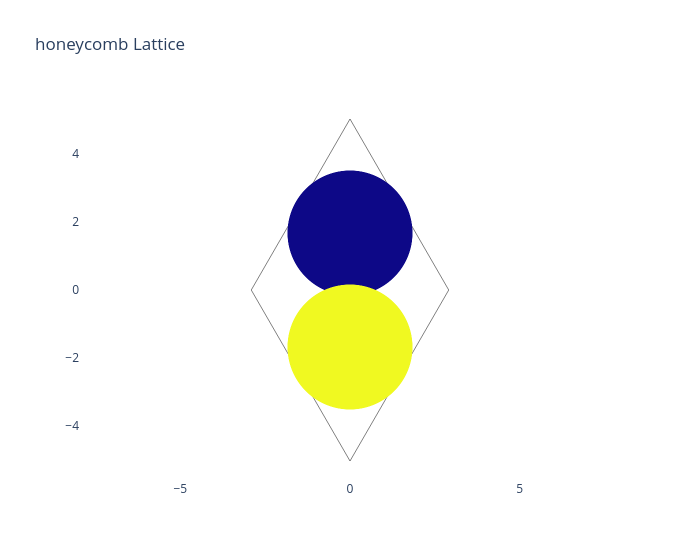

The cell this chart's notebook holds for it:
### Markdown cell above
# Tightbinding simulation of a polaritonic topological insulator

In this notebook, we propose to recreate topological insulator proposed in this [article](https://journals.aps.org/prl/abstract/10.1103/PhysRevLett.114.116401).

The lattice described is a polariton honeycomb lattice with non-zero Zeeman splitting and Spin-orbit coupling. This 4-band model hosts a topologically non-trivial phase when the Zeeman splitting is stronger than the sublattice energy difference, which we propose to demonstrate here.

## Building the lattice

### Code cell
from tightbinding.geometry import Orbital, Site, Unitcell, Lattice

a = 2.4

plus_orbital = Orbital('+')
minus_orbital = Orbital('-')

a = 3.36 # Lattice constant used in the main article describing this work
a_site = Site('A', [0, a/2], [minus_orbital, plus_orbital])
b_site = Site('B', [0, -a/2], [minus_orbital, plus_orbital])

a1 = [-3**0.5/2 * a, 3/2 * a] # 1st lattice vector
a2 = [3**0.5/2 * a, 3/2 * a] # 2nd lattice vector
uc = Unitcell("honeycomb", [a1, a2])
uc.add_site([a_site, b_site])

# Creating a periodic lattice made of a single unit cell
honeycomb = Lattice('honeycomb', uc, (True, True))
honeycomb.add_unitcell((0, 0), update=True)
honeycomb.plot()

### Figure 1 — Plotly figure (JSON) as saved in the notebook; plotly's stock layout.template omitted (floating-point values rounded to 4 significant figures)
{"data": [{"line": {"color": "rgba(0,0,0,1)", "width": 0.5}, "mode": "lines", "name": "Unit cell [0 0]", "showlegend": false, "textposition": "bottom center", "type": "scatter", "x": [0.0, -2.91, 0.0, 2.91, 0.0], "y": [-5.04, 0.0, 5.04, 0.0, -5.04]}, {"marker": {"color": [0, 1], "size": 125}, "mode": "markers", "showlegend": false, "text": ["[0 0], A: ('-', '+')", "[0 0], B: ('-', '+')"], "textposition": "bottom center", "type": "scattergl", "x": [0, 0], "y": [1.68, -1.68]}], "layout": {"paper_bgcolor": "white", "plot_bgcolor": "white", "title": {"text": "honeycomb Lattice"}, "width": 700, "xaxis": {"zeroline": false}, "yaxis": {"scaleanchor": "x", "scaleratio": 1, "zeroline": false}}}
